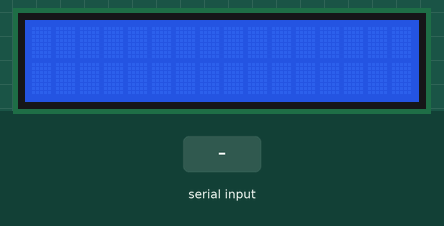
The sketch below on a simulated Arduino Leonardo, built with avr-gcc and run on an emulated ATmega32U4. Shown: 16×2 character LCD. Inputs (shaded band) come from the test bench. What the sketch prints to the serial monitor is not drawn.

Above: at 1.4 s.
1.5 s: "+\n" received over Serial
At 2.7 s:
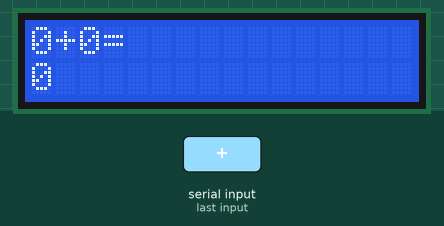
3.0 s: "*\n" received over Serial
4.5 s: "/\n" received over Serial
At 5.7 s:
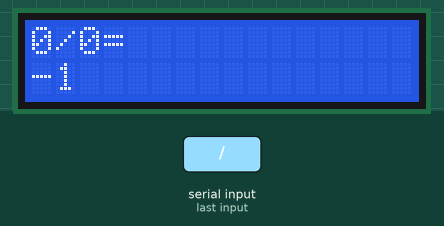
6.0 s: "=\n" received over Serial
At 7.2 s:
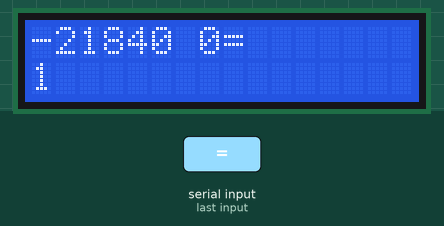
7.5 s: "-\n" received over Serial
At 8.2 s:
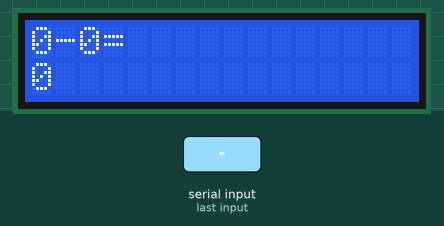
9.0 s: "5\n" received over Serial
At 9.6 s:
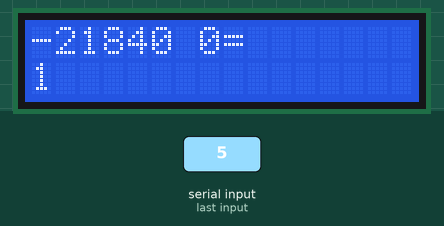
Timing chart, 0 to 11.5 s (numbered marks = the images above; inputs shaded):
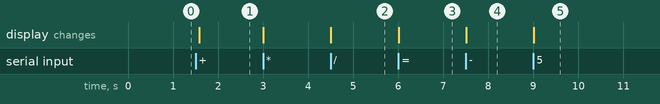

The sketch:

Phase2.ino
```cpp
//  working variables
#include <LiquidCrystal.h>
// initialize the library with the numbers of the interface pins
LiquidCrystal lcd(2, 3, 4, 5, 6, 7, 8);
//-----------------------------------------------------------------
//  working variables
int inByte = 0;
char b[10];    //  index 0 is on the lhs
int x = 0;
int y = 0;
char op;
void setup()
{
  // set up the LCD's number of columns and rows:
  lcd.begin(16, 2);
  // start serial port at 9600 bps and wait for port to open:
  Serial.begin(9600);
  while (!Serial)
  {
    ; // wait for serial port to connect. Needed for Leonardo only
  }
  establishContact();  // send a byte to establish contact until receiver responds
}

void loop()
{
  for(int j=0; j<10; ++j)
  {
    b[j] = 0;
  }
  x=y=0;
  int opPos, endPos;
  // if we get a valid byte, read and display stuff:
  if (Serial.available() > 0)
  {
    lcd.clear();
    //  read up to 3 characters - put them into array b
    Serial.readBytesUntil('\n', b, 15);
    // traverse
    for (int i = 0;i<15;i++)
    {
      //  get operator
      if ( b[i]=='+'||
            b[i]=='-'||
            b[i]=='*'||
            b[i]=='/')
      {
        opPos=i;
      }
      if ( b[i]=='=')
      {
        endPos=i;
      }
    }
    // convert char to int
    x=CharToInt(0, opPos, x);
    y=CharToInt(opPos+1, endPos, y);
    op = b[opPos];
    // print on monitor
    Serial.print(x);
    lcd.print(x);
    Serial.print(op);
    lcd.print(op);
    Serial.println(y);
    lcd.print(y);
    // get result
    int result = Calc(x,y,op);
    Serial.print("The result is : ");
    Serial.println(result);
    lcd.print('=');
    lcd.setCursor(0, 1);
    lcd.print(result);
    delay(100);
  }
}

// calculate integar data
int Calc(const int x, const int y, const char op)
{
   if (op == '+')
      return x+y;
   else if(op == '-')
          return x-y;
      else if(op == '*')
            return x*y;
        else if(op == '/')
               return x/y;
}

// an atoi() implementation, convert char to int
int CharToInt(const int front, const int final, int target)
{
  for(int i=front; i<final; i++)
  {
    target = 10*target + (b[i]-'0');
  }
  return target;
}

// establish serial contact
void establishContact() {
  while (Serial.available() <= 0) {
    Serial.println("0,0,0");   // send an initial string
    delay(300);
  }
}
```

Measured:
- after the input at 1.5 s, the display: changes after 0.08 s (image 1)
- after the input at 4.5 s, the display: changes at once (image 2)
- after the input at 6.0 s, the display: changes at once (image 3)
- after the input at 7.5 s, the display: changes at once (image 4)
- after the input at 9.0 s, the display: changes at once (image 5)
